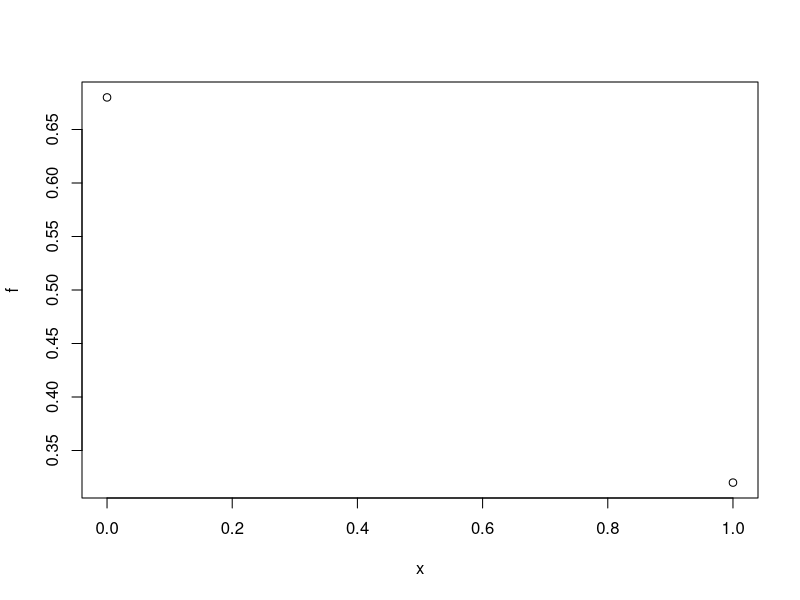
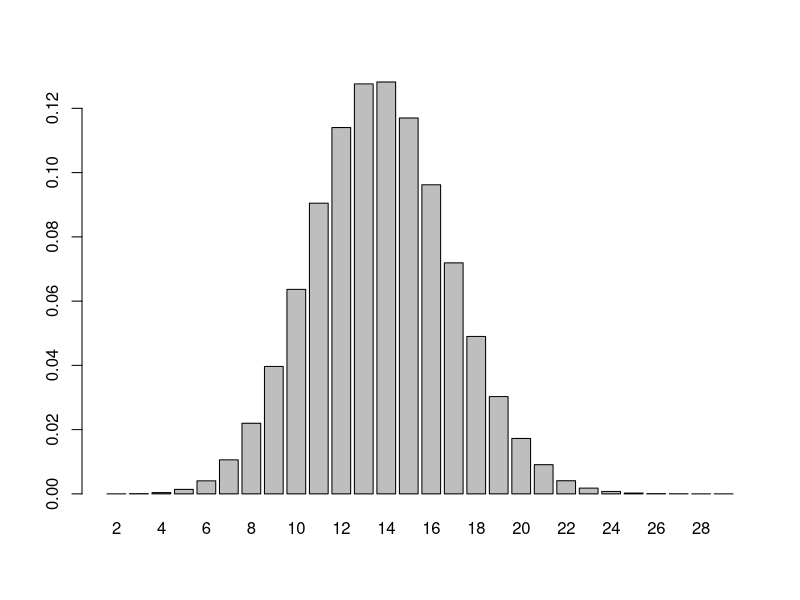
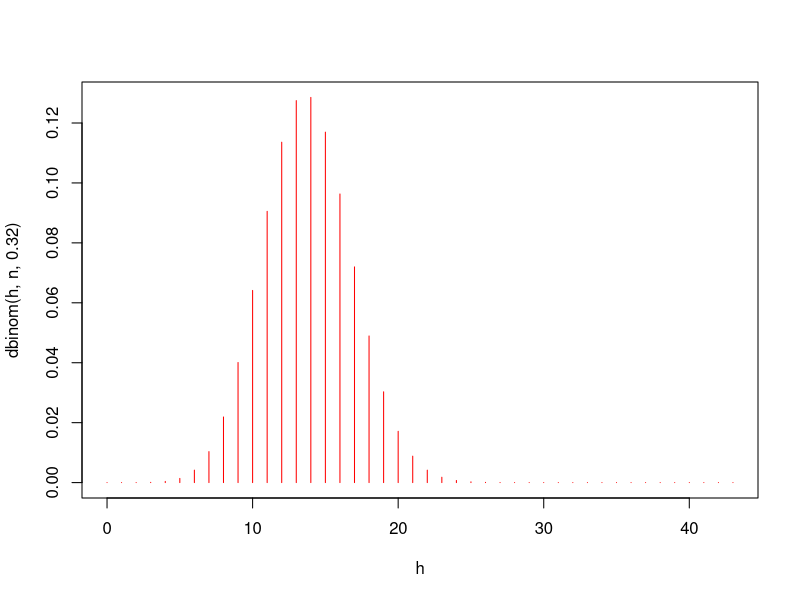

Write R code to recreate these figures, in order.
#Pregunta 1
x<-c(0,1)
f<-c(0.68,0.32)
plot(x,f)
n<-43

Y<-function(i){sum(sample(x, n, f, replace=TRUE))}

encuestas <- sapply(1:400000, Y)
fr<-table(encuestas)/400000
barplot(fr)

y<-dbinom(13,n,0.32) # Per fer una binomial
y



h<-0:43
plot(h,dbinom(h,n,0.32),type="h",col="red")
pbinom(16,44,0.32)
qbinom(0.5,44,0.32)


